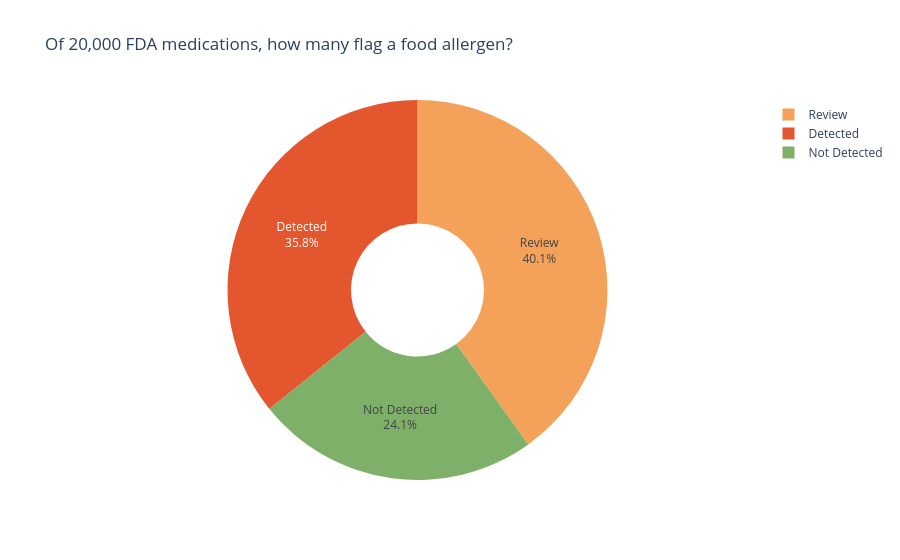

Notebook source saved alongside this figure:
### Markdown cell above
### Chart 1 — How bad is it? (overall status)

### Code cell
overall = pd.read_csv("output/overall_allergen_summary.csv")
overall = overall[overall["Count"] > 0]           # drop the empty 'Unknown' slice

fig = px.pie(overall, names="Overall_Status", values="Count", hole=0.35,
             title="Of 20,000 FDA medications, how many flag a food allergen?",
             color="Overall_Status",
             color_discrete_map={"Detected": "#e4572e", "Review": "#f4a259", "Not Detected": "#7fb069"})
fig.update_traces(textinfo="label+percent")
fig.show()

### Figure 1 — Plotly figure (JSON) as saved in the notebook; plotly's stock layout.template omitted (floating-point values rounded to 4 significant figures)
{"data": [{"customdata": [["Detected"], ["Review"], ["Not Detected"]], "domain": {"x": [0, 1], "y": [0, 1]}, "hole": 0.35, "hovertemplate": "Overall_Status=%{customdata[0]}<br>Count=%{value}<extra></extra>", "labels": ["Detected", "Review", "Not Detected"], "legendgroup": "", "marker": {"colors": ["#e4572e", "#f4a259", "#7fb069"]}, "name": "", "showlegend": true, "textinfo": "label+percent", "type": "pie", "values": [7154, 8019, 4827]}], "layout": {"legend": {"tracegroupgap": 0}, "title": {"text": "Of 20,000 FDA medications, how many flag a food allergen?"}}}
